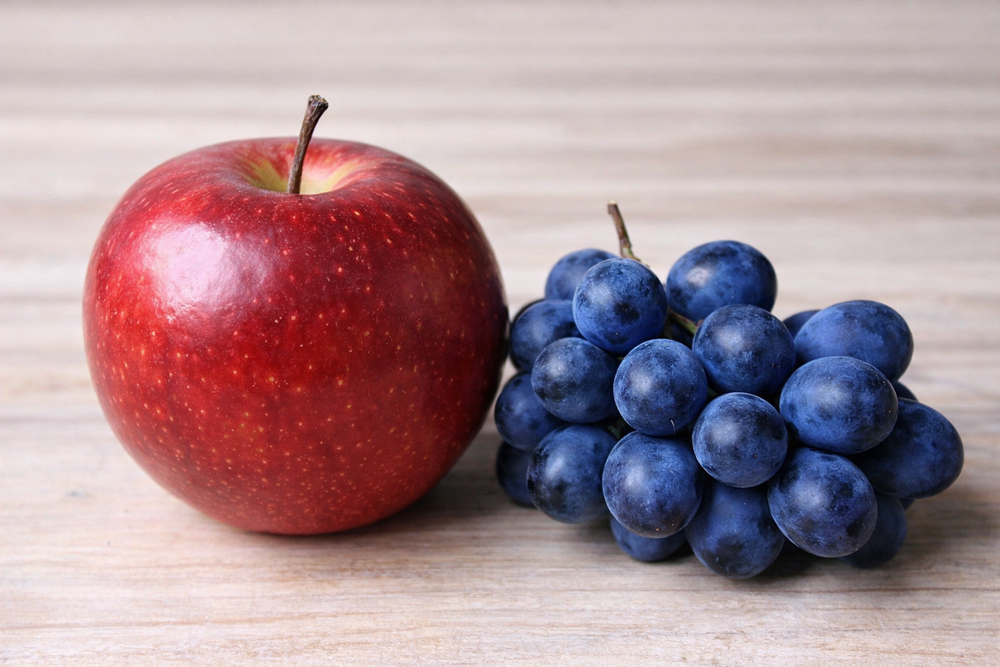
#> input picture Pengolahan Citra Digital/tugas-1/buah.png, 1000 x 667 px, shrunk from 1536 x 1024 before the run
$ jupyter execute pcd2.ipynb
#> lines starting #> are read from the running program, lines starting #| are printed output that depends on the picture; after the words box and inside, x2 and y2 are one past the last pixel; in counts of white or black regions, pixels touching at a corner belong together
# Praktikum Pengolahan Citra Digital
## Modul 2 – Operasi dan Ruang Warna

Ekstraksi objek warna menggunakan ruang warna YCbCr dengan OpenCV.

### Import Library

[cell 1]
import cv2 as cv
import numpy as np

### Membaca Citra

[cell 2]
img = cv.imread("buah.png")
#> img is the input picture: shape (667, 1000, 3); mean B, G, R 149.6, 142.5, 168.4

### Konversi Ruang Warna BGR ke YCbCr

[cell 3]
ycbcr = cv.cvtColor(img, cv.COLOR_BGR2YCrCb)
#> ycbcr: shape (667, 1000, 3); mean of channels 0, 1, 2 151, 140.3, 127.2

### Threshold Warna Merah / Coklat

[cell 4]
lower_color = np.array([0, 150, 80])
upper_color = np.array([255, 200, 130])

mask = cv.inRange(ycbcr, lower_color, upper_color)
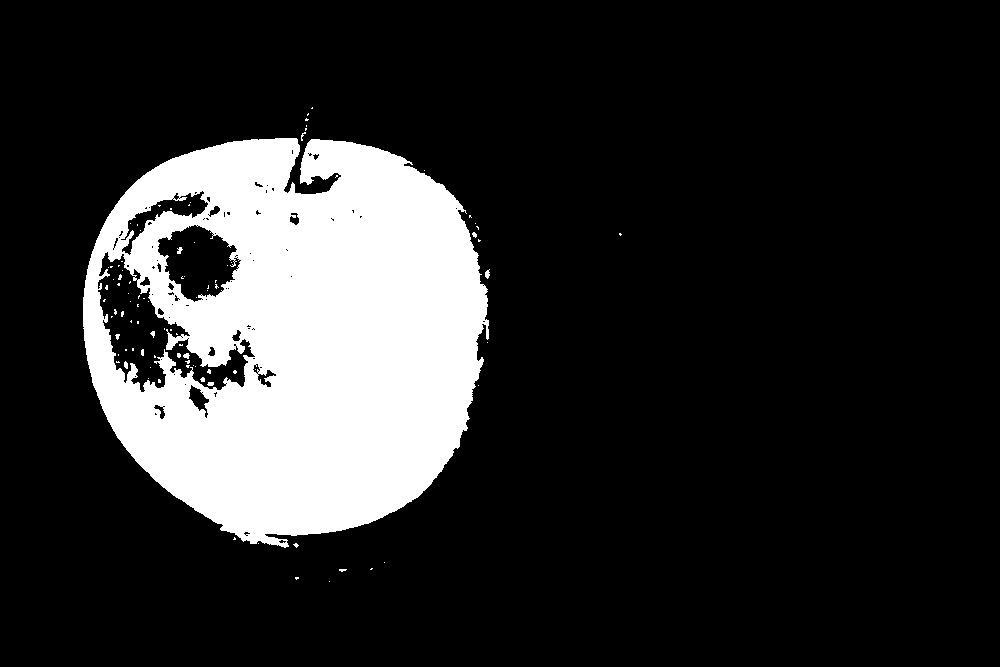
#> mask: shape (667, 1000); 17.4% white; 93 white regions (85 under 20 px), largest, box (x1, y1, x2, y2) and area: (83, 138, 489, 548) 115592, (485, 269, 490, 279) 33, (183, 353, 190, 359) 28

### Ekstraksi Objek Berwarna

[cell 5]
result = cv.bitwise_and(img, img, mask=mask)
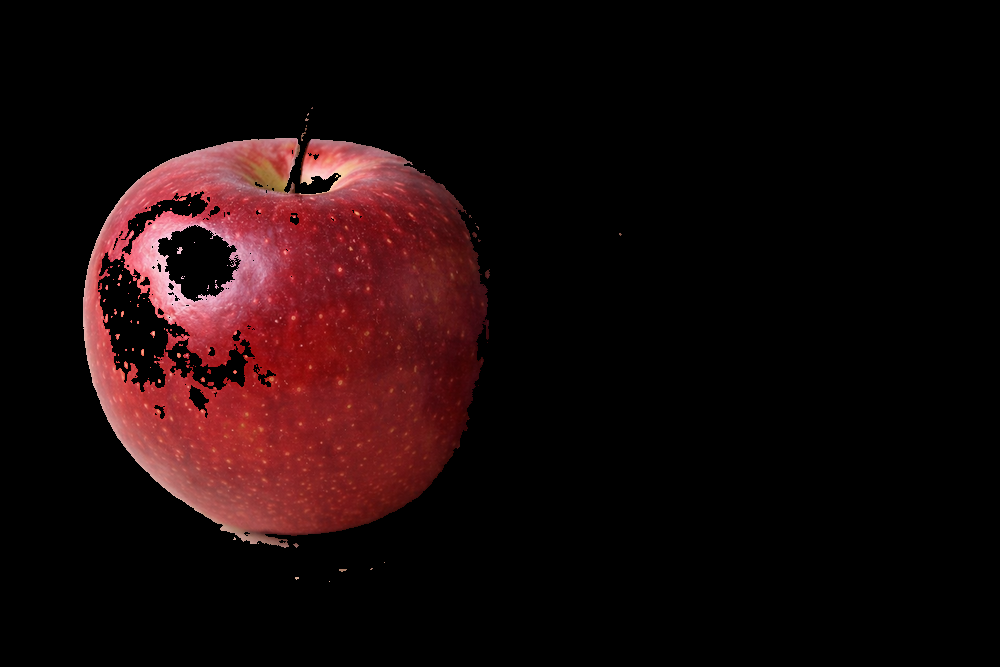
#> result: shape (667, 1000, 3); mean B, G, R 9.8, 9.2, 26

$ run again, with Pengolahan Citra Digital/tugas-1/apel.jpg saved as Pengolahan Citra Digital/tugas-1/buah.png
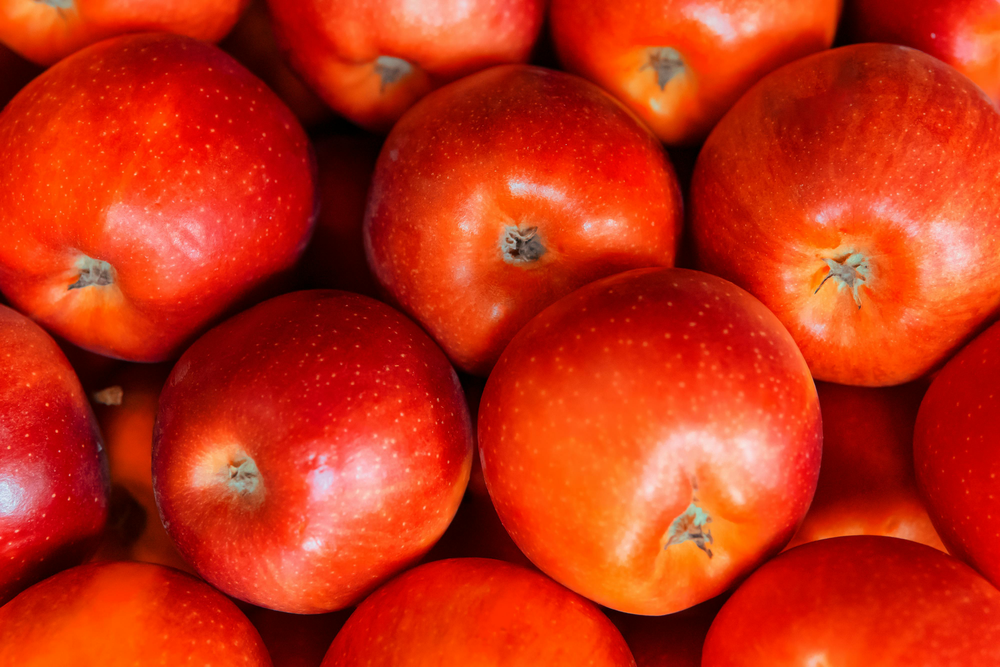
#> input picture Pengolahan Citra Digital/tugas-1/apel.jpg, 1000 x 667 px, shrunk from 4000 x 2667 before the run
#> img is the input picture: shape (667, 1000, 3); mean B, G, R 19.4, 46.3, 194.4
#> ycbcr: shape (667, 1000, 3); mean of channels 0, 1, 2 87.5, 204.2, 89.6
#> `mask = cv.inRange(ycbcr, lower_color, upper_color)`:
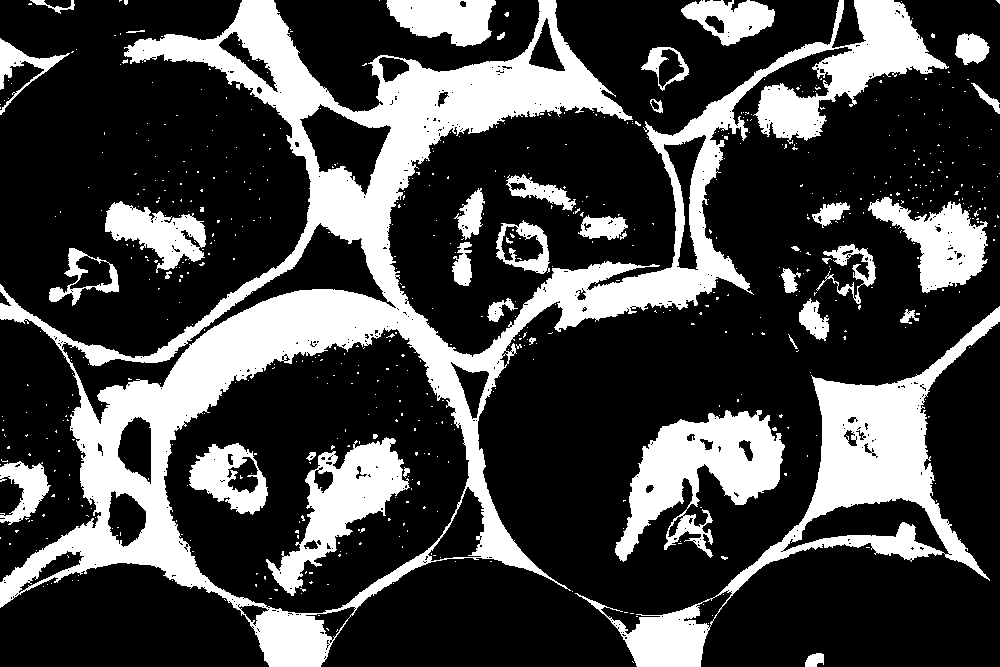
#> mask: shape (667, 1000); 27.2% white; 637 white regions (596 under 20 px), largest, box (x1, y1, x2, y2) and area: (0, 0, 949, 667) 104844, (575, 306, 1000, 667) 23102, (615, 410, 785, 562) 11888
#> `result = cv.bitwise_and(img, img, mask=mask)`:
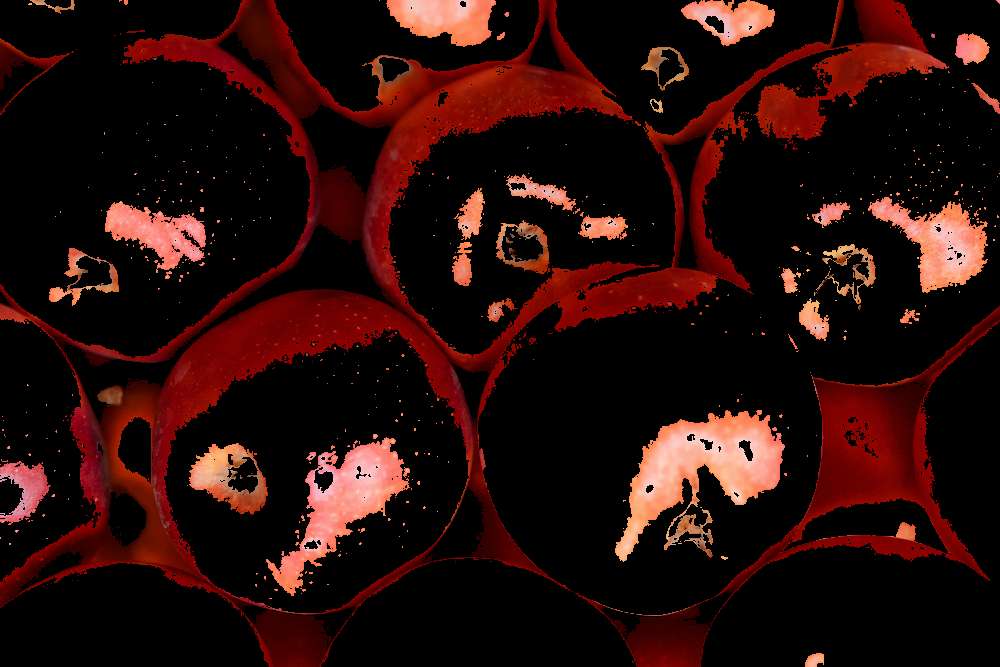
#> result: shape (667, 1000, 3); mean B, G, R 9.8, 12.7, 40.7

$ run again, with Pengolahan Citra Digital/tugas-1/hatta.jpeg saved as Pengolahan Citra Digital/tugas-1/buah.png
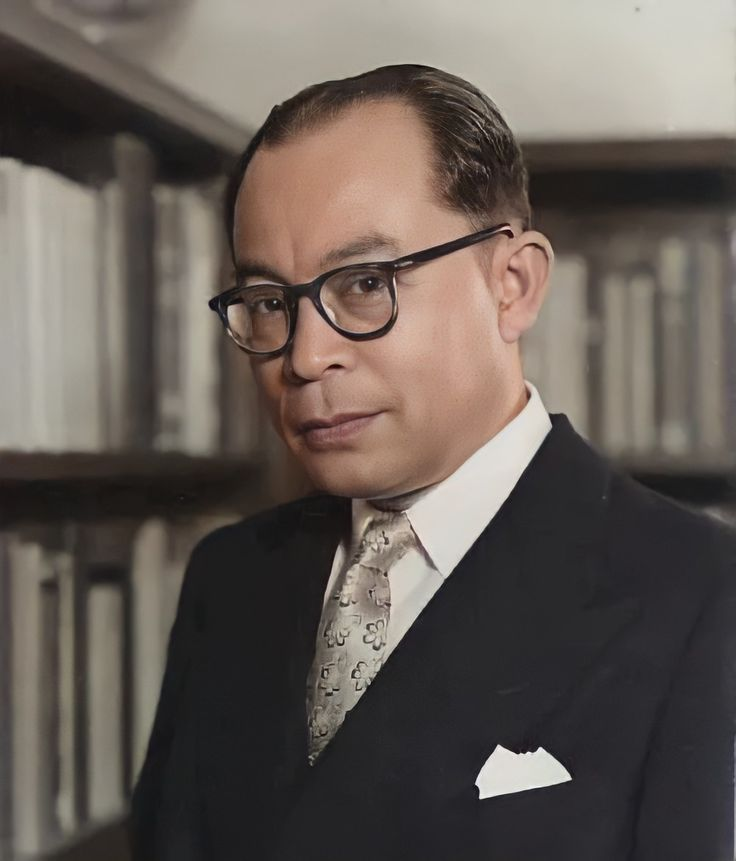
#> input picture Pengolahan Citra Digital/tugas-1/hatta.jpeg, 736 x 861 px
#> img is the input picture: shape (861, 736, 3); mean B, G, R 85.7, 91.9, 100.9
#> ycbcr: shape (861, 736, 3); mean of channels 0, 1, 2 93.9, 133, 123.4
#> `mask = cv.inRange(ycbcr, lower_color, upper_color)`:
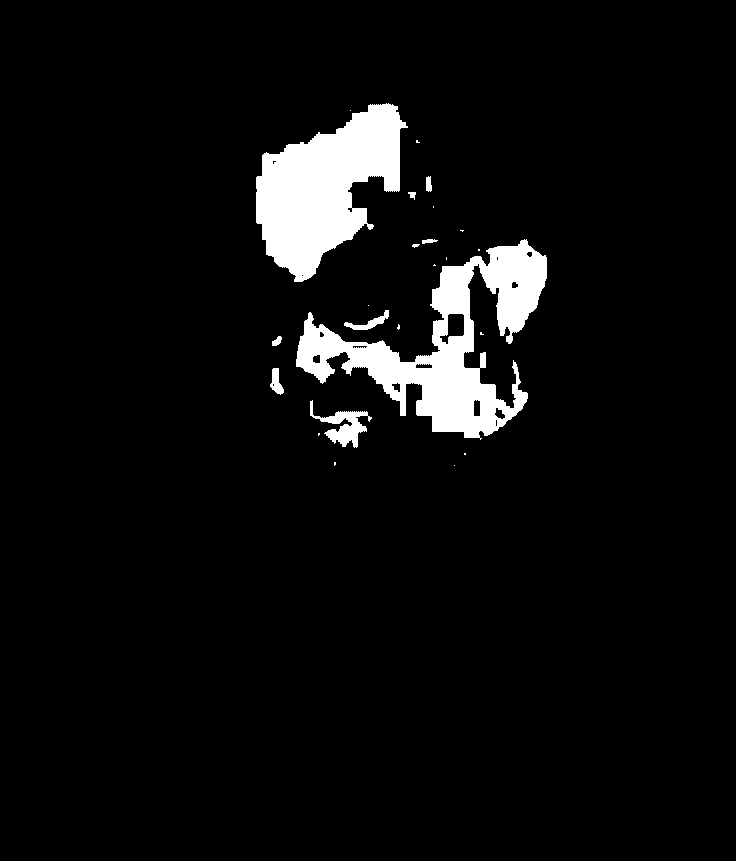
#> mask: shape (861, 736); 5.4% white; 24 white regions (14 under 20 px), largest, box (x1, y1, x2, y2) and area: (296, 239, 547, 440) 17218, (256, 103, 408, 282) 15146, (310, 400, 372, 448) 1037
#> `result = cv.bitwise_and(img, img, mask=mask)`:
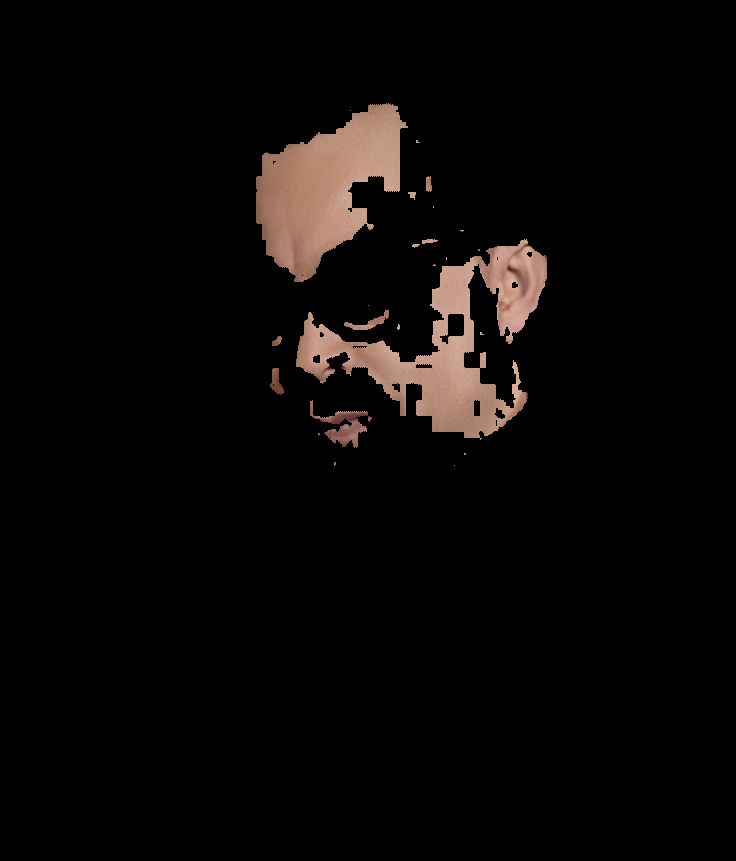
#> result: shape (861, 736, 3); mean B, G, R 6.5, 7.5, 9.9
